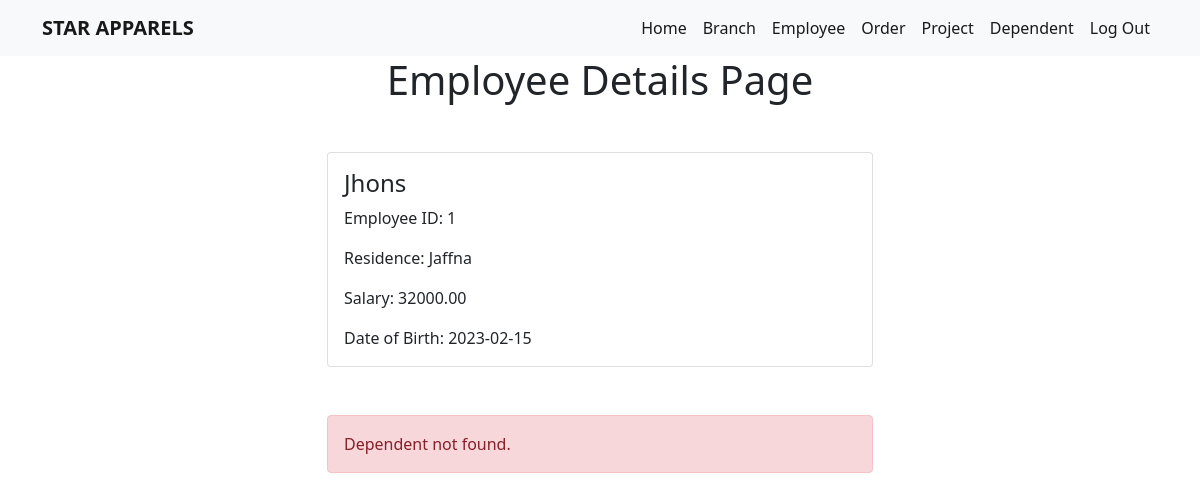
The app's page /employee-details.php?employeeID=1 with its own data.
### tables this page shows
CREATE TABLE `employee` (
  `EmployeeID` int(11) NOT NULL,
  `Name` varchar(255) DEFAULT NULL,
  `Residence` varchar(255) DEFAULT NULL,
  `Salary` decimal(10,2) DEFAULT NULL,
  `DateOfBirth` date DEFAULT NULL,
  `BranchID` int(11) DEFAULT NULL
);

### employee-details.php (the view, shortened to what this page needs)
<?php
include 'header.php';
?>
<!DOCTYPE html>
<html lang="en">
<head>
</head>
<body>
  <?php
  include 'nav.php';
  ?>
  <h1 class="text-center text-capitalize mb-5">Employee Details Page</h1>
  <div class="container mb-5">
    <div class="row">
      <div class="col-12 col-md-6 m-auto">
        <?php
        include 'db.php';
        if (isset($_GET["employeeID"])) {
          $employeeID = $_GET["employeeID"];
          $sql = "SELECT * FROM Employee WHERE EmployeeID = ?";
          if ($stmt = $conn->prepare($sql)) {
            $stmt->bind_param("i", $employeeID);
            $stmt->execute();
            $result = $stmt->get_result();
            if ($result->num_rows == 1) {
              $row = $result->fetch_assoc();
        ?>
              <div class="card">
                <div class="card-body">
                  <h4 class="card-title"><?php echo $row["Name"]; ?></h4>
                  <p class="card-text">Employee ID: <?php echo $row["EmployeeID"]; ?></p>
                  <p class="card-text">Residence: <?php echo $row["Residence"]; ?></p>
                  <p class="card-text">Salary: <?php echo $row["Salary"]; ?></p>
                  <p class="card-text">Date of Birth: <?php echo $row["DateOfBirth"]; ?></p>
                </div>
              </div>
        <?php
            } else {
              echo "<div class='alert alert-danger'>Employee not found.</div>";
            }
          } else {
            echo "<div class='alert alert-danger'>Error preparing statement: " . $conn->error . "</div>";
          }
        } else {
          echo "<div class='alert alert-warning'>Employee ID not provided.</div>";
        }
        ?>
      </div>
    </div>
  </div>
  <div class="container mb-5">
    <div class="row">
      <div class="col-12 col-md-6 m-auto">
        <?php
        $sql2 = "SELECT * FROM dependent WHERE EmployeeID = ?";
        if ($stmt2 = $conn->prepare($sql2)) {
          $stmt2->bind_param("i", $employeeID);
          $stmt2->execute();
          $result2 = $stmt2->get_result();
          if ($result2->num_rows == 1) {
            $row2 = $result2->fetch_assoc();
        ?>
            <div class="card">
              <div class="card-body">
                <h4 class="card-title"><?php echo $row2["Name"]; ?></h4>
                <p class="card-text">Coverage: <?php echo $row2["Coverage"]; ?></p>
                <p class="card-text">Relationship: <?php echo $row2["Relationship"]; ?></p>
                <p class="card-text">Date of Birth: <?php echo $row2["DateOfBirth"]; ?></p>
              </div>
            </div>
        <?php
          } else {
            echo "<div class='alert alert-danger'>Dependent not found.</div>";
          }
        } else {
          echo "<div class='alert alert-danger'>Error preparing statement: " . $conn->error . "</div>";
        }
        ?>
      </div>
    </div>
  </div>
</body>
</html>

### records on screen
employee: Name "Jhons", EmployeeID "1", Residence "Jaffna", Salary "32000.00", DateOfBirth "2023-02-15"
